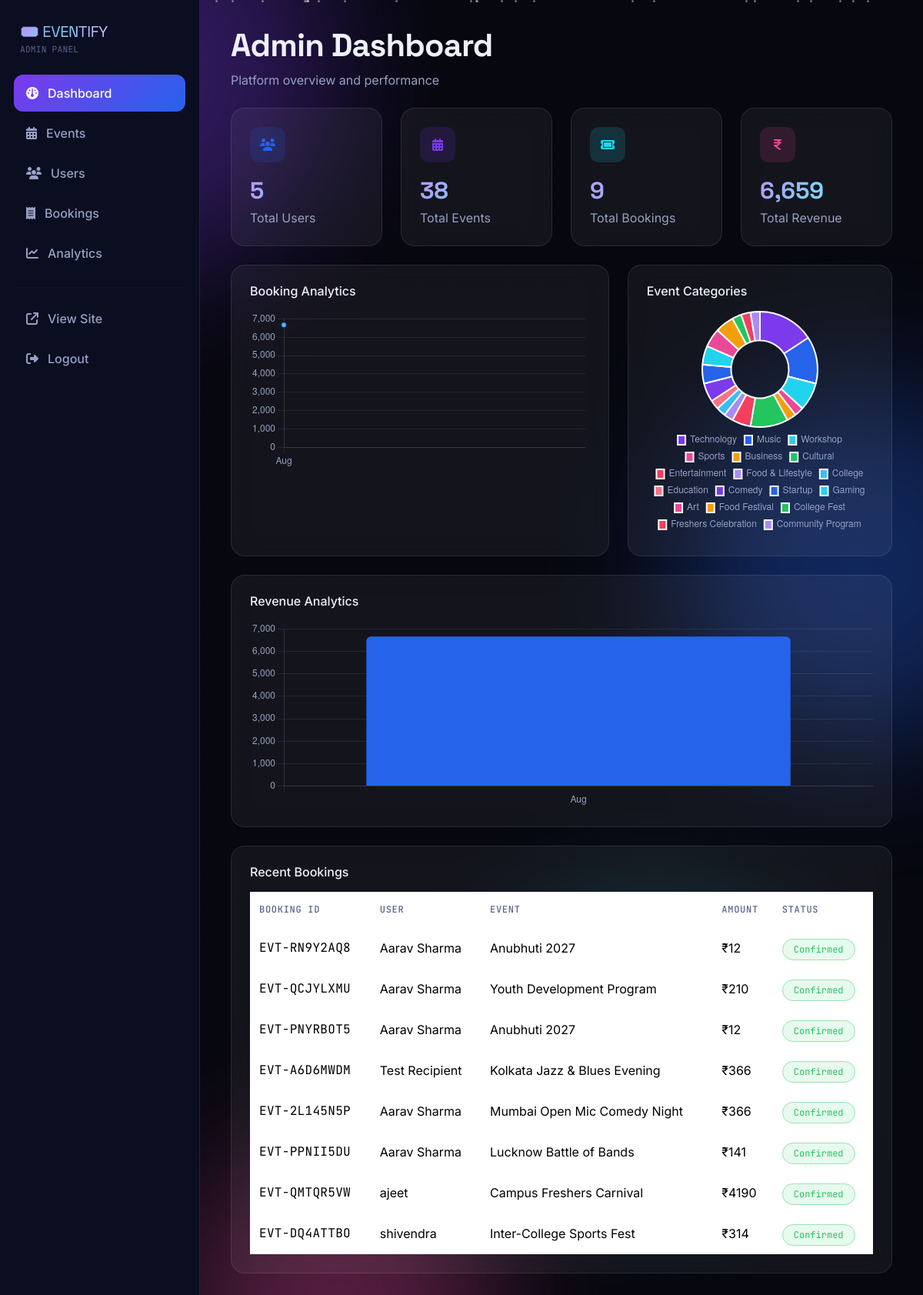
The page /admin (signed in) on the database its author committed.
### models.py (models this page shows, shortened)
class Booking(db.Model):
    __tablename__ = "bookings"
    id = db.Column(db.Integer, primary_key=True)
    booking_ref = db.Column(db.String(20), unique=True, nullable=False)
    user_id = db.Column(db.Integer, db.ForeignKey("users.id"), nullable=False)
    event_id = db.Column(db.Integer, db.ForeignKey("events.id"), nullable=False)
    customer_name = db.Column(db.String(120))
    customer_email = db.Column(db.String(120))
    customer_phone = db.Column(db.String(20))
    total_amount = db.Column(db.Float, nullable=False)
    status = db.Column(db.String(20), default="confirmed")  # confirmed | cancelled
    booking_date = db.Column(db.DateTime, default=lambda: datetime.now(timezone.utc))
    coupon_code = db.Column(db.String(40))
    discount_amount = db.Column(db.Float, default=0)
    meal_choice = db.Column(db.String(40))
    original_user_id = db.Column(db.Integer, db.ForeignKey("users.id"))
    items = db.relationship("BookingItem", backref="booking", lazy=True, cascade="all, delete-orphan")
    payment = db.relationship("Payment", backref="booking", uselist=False, cascade="all, delete-orphan")
    transfers = db.relationship("TicketTransfer", backref="booking", lazy=True,
                                 cascade="all, delete-orphan", order_by="TicketTransfer.created_at.desc()")
    user = db.relationship("User", back_populates="bookings", foreign_keys=[user_id])
    original_user = db.relationship("User", foreign_keys=[original_user_id])

class User(UserMixin, db.Model):
    __tablename__ = "users"
    id = db.Column(db.Integer, primary_key=True)
    name = db.Column(db.String(120), nullable=False)
    email = db.Column(db.String(120), unique=True, nullable=False)
    phone = db.Column(db.String(20))
    password_hash = db.Column(db.String(255), nullable=False)
    role = db.Column(db.String(20), default="user")  # user | admin
    status = db.Column(db.String(20), default="active")  # active | disabled
    created_at = db.Column(db.DateTime, default=lambda: datetime.now(timezone.utc))
    bookings = db.relationship("Booking", back_populates="user", foreign_keys="Booking.user_id", lazy=True)
    wishlist_items = db.relationship("Wishlist", backref="user", lazy=True)
    @property
    def is_admin(self):
        return self.role == "admin"

class Event(db.Model):
    __tablename__ = "events"
    id = db.Column(db.Integer, primary_key=True)
    title = db.Column(db.String(160), nullable=False)
    description = db.Column(db.Text, nullable=False)
    category_id = db.Column(db.Integer, db.ForeignKey("categories.id"))
    location = db.Column(db.String(120), nullable=False)
    venue = db.Column(db.String(160), nullable=False)
    date = db.Column(db.Date, nullable=False)
    time = db.Column(db.String(20), nullable=False)
    organizer = db.Column(db.String(120), nullable=False)
    image = db.Column(db.String(300), nullable=False)
    total_seats = db.Column(db.Integer, default=100)
    booked_seats = db.Column(db.Integer, default=0)
    is_trending = db.Column(db.Boolean, default=False)
    created_at = db.Column(db.DateTime, default=lambda: datetime.now(timezone.utc))
    streaming_url = db.Column(db.String(400))
    ticket_types = db.relationship("TicketType", backref="event", lazy=True, cascade="all, delete-orphan")
    bookings = db.relationship("Booking", backref="event", lazy=True)
    @property
    def category(self):
        return self.category_ref.name if self.category_ref else "General"

### app.py (the view)
@app.route("/admin")
@admin_required
def admin_dashboard():
    total_users = User.query.filter_by(role="user").count()
    total_events = Event.query.count()
    total_bookings = Booking.query.filter_by(status="confirmed").count()
    total_revenue = db.session.query(db.func.sum(Booking.total_amount)).filter_by(status="confirmed").scalar() or 0
    upcoming_events = Event.query.filter(Event.date >= date.today()).count()
    recent_bookings = Booking.query.order_by(Booking.booking_date.desc()).limit(8).all()
    bookings = Booking.query.filter_by(status="confirmed").all()
    month_revenue = {}
    for b in bookings:
        key = b.booking_date.strftime("%b")
        month_revenue[key] = month_revenue.get(key, 0) + b.total_amount
    if not month_revenue:
        month_revenue = {"No data": 0}
    cat_counts = {}
    for e in Event.query.all():
        cat_counts[e.category] = cat_counts.get(e.category, 0) + 1
    return render_template("admin/dashboard.html", total_users=total_users, total_events=total_events,
                            total_bookings=total_bookings, total_revenue=total_revenue,
                            upcoming_events=upcoming_events, recent_bookings=recent_bookings,
                            month_labels=list(month_revenue.keys()), month_values=list(month_revenue.values()),
                            cat_labels=list(cat_counts.keys()), cat_values=list(cat_counts.values()))

### templates/admin/dashboard.html (shortened to what this page needs)
{% extends "admin/admin_base.html" %}
{% block admin_content %}
<div class="mb-4" data-aos="fade-up">
  <h2 class="section-title">Admin Dashboard</h2>
  <p class="text-dim">Platform overview and performance</p>
</div>
<div class="row g-4 mb-4">
  <div class="col-6 col-lg-3" data-aos="fade-up">
    <div class="glass-card stat-card-admin">
      <div class="icon-wrap" style="background:rgba(37,99,235,.15);color:var(--blue);"><i class="fa-solid fa-users"></i></div>
      <div class="stat-number" style="font-size:1.9rem;" data-count="{{ total_users }}">0</div>
      <p class="text-dim mb-0">Total Users</p>
    </div>
  </div>
  <div class="col-6 col-lg-3" data-aos="fade-up" data-aos-delay="60">
    <div class="glass-card stat-card-admin">
      <div class="icon-wrap" style="background:rgba(124,58,237,.15);color:var(--purple);"><i class="fa-solid fa-calendar-days"></i></div>
      <div class="stat-number" style="font-size:1.9rem;" data-count="{{ total_events }}">0</div>
      <p class="text-dim mb-0">Total Events</p>
    </div>
  </div>
  <div class="col-6 col-lg-3" data-aos="fade-up" data-aos-delay="120">
    <div class="glass-card stat-card-admin">
      <div class="icon-wrap" style="background:rgba(34,211,238,.15);color:var(--cyan);"><i class="fa-solid fa-ticket"></i></div>
      <div class="stat-number" style="font-size:1.9rem;" data-count="{{ total_bookings }}">0</div>
      <p class="text-dim mb-0">Total Bookings</p>
    </div>
  </div>
  <div class="col-6 col-lg-3" data-aos="fade-up" data-aos-delay="180">
    <div class="glass-card stat-card-admin">
      <div class="icon-wrap" style="background:rgba(236,72,153,.15);color:var(--pink);"><i class="fa-solid fa-indian-rupee-sign"></i></div>
      <div class="stat-number" style="font-size:1.9rem;" data-count="{{ total_revenue|int }}">0</div>
      <p class="text-dim mb-0">Total Revenue</p>
    </div>
  </div>
</div>
<div class="row g-4 mb-4">
  <div class="col-lg-7">
    <div class="glass-card p-4 h-100" data-aos="fade-up">
      <h6 class="mb-3">Booking Analytics</h6>
      <canvas id="bookingChart" height="140"></canvas>
    </div>
  </div>
  <div class="col-lg-5">
    <div class="glass-card p-4 h-100" data-aos="fade-up">
      <h6 class="mb-3">Event Categories</h6>
      <canvas id="categoryChart" height="140"></canvas>
    </div>
  </div>
</div>
<div class="glass-card p-4 mb-4" data-aos="fade-up">
  <h6 class="mb-3">Revenue Analytics</h6>
  <canvas id="revenueChart" height="90"></canvas>
</div>
<div class="glass-card p-4" data-aos="fade-up">
  <h6 class="mb-3">Recent Bookings</h6>
  <div class="table-responsive">
    <table class="table table-glass mb-0">
      <thead><tr><th>Booking ID</th><th>User</th><th>Event</th><th>Amount</th><th>Status</th></tr></thead>
      <tbody>
        {% for b in recent_bookings %}
        <tr>
          <td class="text-mono">{{ b.booking_ref }}</td>
          <td>{{ b.user.name }}</td>
          <td>{{ b.event.title }}</td>
          <td>₹{{ '%.0f'|format(b.total_amount) }}</td>
          <td><span class="badge-status {{ b.status }}">{{ b.status|capitalize }}</span></td>
        </tr>
        {% else %}
        <tr><td colspan="5" class="text-center text-dim py-4">No bookings yet</td></tr>
        {% endfor %}
      </tbody>
    </table>
  </div>
</div>
{% endblock %}
{% block extra_js %}
<script>
Chart.defaults.color = '#97a0c3';
Chart.defaults.borderColor = 'rgba(255,255,255,0.08)';
new Chart(document.getElementById('bookingChart'), {
  type: 'line',
  data: {
    labels: {{ month_labels|tojson }},
    datasets: [{
      label: 'Bookings Revenue',
      data: {{ month_values|tojson }},
      borderColor: '#7c3aed',
      backgroundColor: 'rgba(124,58,237,0.15)',
      tension: 0.4, fill: true, pointBackgroundColor: '#22d3ee'
    }]
  },
  options: { plugins: { legend: { display: false } }, scales: { y: { beginAtZero: true } } }
});
new Chart(document.getElementById('categoryChart'), {
  type: 'doughnut',
  data: {
    labels: {{ cat_labels|tojson }},
    datasets: [{ data: {{ cat_values|tojson }}, backgroundColor: ['#7c3aed','#2563eb','#22d3ee','#ec4899','#f59e0b','#22c55e','#f43f5e','#a78bfa','#38bdf8','#fb7185'] }]
  },
  options: { plugins: { legend: { position: 'bottom', labels: { boxWidth: 10 } } } }
});
new Chart(document.getElementById('revenueChart'), {
  type: 'bar',
  data: {
    labels: {{ month_labels|tojson }},
    datasets: [{ label: 'Revenue (₹)', data: {{ month_values|tojson }}, backgroundColor: '#2563eb', borderRadius: 6 }]
  },
  options: { plugins: { legend: { display: false } }, scales: { y: { beginAtZero: true } } }
});
</script>
{% endblock %}

### templates/admin/admin_base.html (shortened to what this page needs)
{% extends "base.html" %}
{% block content %}
<aside class="admin-sidebar">
  <a href="{{ url_for('admin_dashboard') }}" class="d-block mb-4 ps-2">
    <span class="gradient-text fs-5 display-font">🎟️ EVENTIFY</span>
    <div class="text-faint text-mono" style="font-size:.7rem;">ADMIN PANEL</div>
  </a>
  <nav class="d-flex flex-column">
    <a href="{{ url_for('admin_dashboard') }}" class="admin-nav-link {% if request.endpoint=='admin_dashboard' %}active{% endif %}"><i class="fa-solid fa-gauge"></i> Dashboard</a>
    <a href="{{ url_for('admin_events') }}" class="admin-nav-link {% if request.endpoint in ['admin_events','admin_event_new','admin_event_edit'] %}active{% endif %}"><i class="fa-solid fa-calendar-days"></i> Events</a>
    <a href="{{ url_for('admin_users') }}" class="admin-nav-link {% if request.endpoint=='admin_users' %}active{% endif %}"><i class="fa-solid fa-users"></i> Users</a>
    <a href="{{ url_for('admin_bookings') }}" class="admin-nav-link {% if request.endpoint=='admin_bookings' %}active{% endif %}"><i class="fa-solid fa-receipt"></i> Bookings</a>
    <a href="{{ url_for('admin_analytics') }}" class="admin-nav-link {% if request.endpoint=='admin_analytics' %}active{% endif %}"><i class="fa-solid fa-chart-line"></i> Analytics</a>
    <hr style="border-color: var(--border);">
    <a href="{{ url_for('home') }}" class="admin-nav-link"><i class="fa-solid fa-arrow-up-right-from-square"></i> View Site</a>
    <a href="{{ url_for('admin_logout') }}" class="admin-nav-link"><i class="fa-solid fa-right-from-bracket"></i> Logout</a>
  </nav>
</aside>
<div class="admin-content">
  {% block admin_content %}{% endblock %}
</div>
{% endblock %}

### templates/base.html (shortened to what this page needs)
<!DOCTYPE html>
<html lang="en">
<head>
<link href="https://cdn.jsdelivr.net/npm/bootstrap@5.3.3/dist/css/bootstrap.min.css" rel="stylesheet">
<link rel="stylesheet" href="https://cdnjs.cloudflare.com/ajax/libs/font-awesome/6.5.2/css/all.min.css">
<link href="https://cdnjs.cloudflare.com/ajax/libs/aos/2.3.4/aos.css" rel="stylesheet">
<link rel="stylesheet" href="{{ url_for('static', filename='css/style.css') }}">
</head>
<body>
<div class="bg-scene">
  <div class="blob blob-2"></div>
</div>
<div class="alert-container position-fixed top-0 end-0 p-3" style="z-index:2000; margin-top:80px;">
</div>
<main>
  {% block content %}{% endblock %}
</main>
{% block extra_js %}{% endblock %}
</body>
</html>

### rows shown on the page
Booking: booking_ref "EVT-RN9Y2AQ8", user.name "Aarav Sharma", event "Anubhuti 2027", total_amount "12", status "Confirmed"
Booking: booking_ref "EVT-QCJYLXMU", user.name "Aarav Sharma", event "Youth Development Program", total_amount "210", status "Confirmed"
Booking: booking_ref "EVT-PNYRBOT5", user.name "Aarav Sharma", event "Anubhuti 2027", total_amount "12", status "Confirmed"
Booking: booking_ref "EVT-A6D6MWDM", user.name "Test Recipient", event "Kolkata Jazz & Blues Evening", total_amount "366", status "Confirmed"
Booking: booking_ref "EVT-2L145N5P", user.name "Aarav Sharma", event "Mumbai Open Mic Comedy Night", total_amount "366", status "Confirmed"
Booking: booking_ref "EVT-PPNII5DU", user.name "Aarav Sharma", event "Lucknow Battle of Bands", total_amount "141", status "Confirmed"
Booking: booking_ref "EVT-QMTQR5VW", user.name "ajeet", event "Campus Freshers Carnival", total_amount "4190", status "Confirmed"
Booking: booking_ref "EVT-DQ4ATTBO", user.name "shivendra", event "Inter-College Sports Fest", total_amount "314", status "Confirmed"

### other values the page prints
chart data {{ month_labels|tojson }} ["Aug"]
chart data {{ month_values|tojson }} [6659.629999999999]
chart data {{ cat_values|tojson }} [6, 5, 3, 1, 1, 4, 2, 1, 1, 1, 2, 2, 2, 2, 2, 1, 1, 1]
